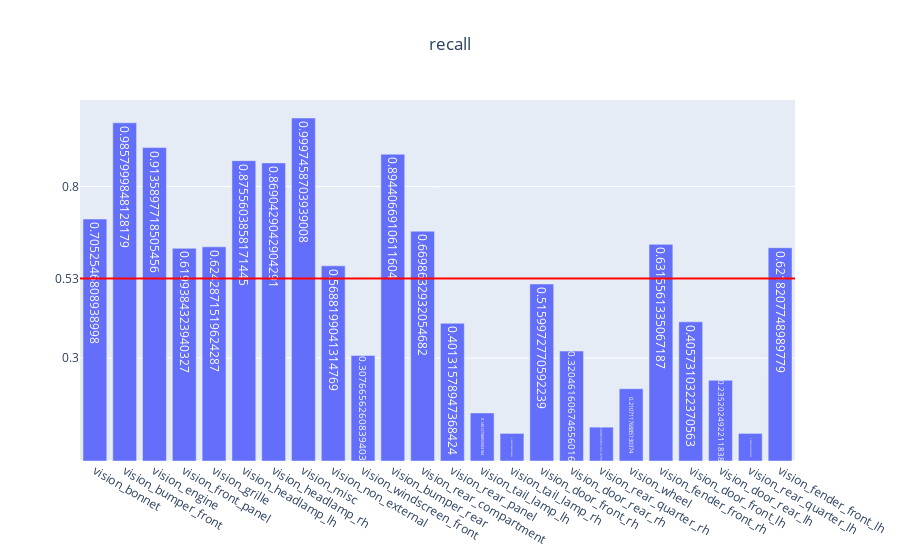

The code cell stored with this chart in its notebook:
### Code cell
genVisMulitlabel(partEvalMetrics, "recall")

### Figure 1 — Plotly figure (JSON) as saved in the notebook; plotly's stock layout.template omitted (floating-point values rounded to 4 significant figures)
{"data": [{"text": [0.7053, 0.9858, 0.9136, 0.6199, 0.6243, 0.8756, 0.869, 0.9997, 0.5688, 0.3077, 0.8944, 0.6699, 0.4013, 0.1401, 0.08042, 0.516, 0.3205, 0.09865, 0.2107, 0.6316, 0.4057, 0.2352, 0.08047, 0.6218], "type": "bar", "x": ["vision_bonnet", "vision_bumper_front", "vision_engine", "vision_front_panel", "vision_grille", "vision_headlamp_lh", "vision_headlamp_rh", "vision_misc", "vision_non_external", "vision_windscreen_front", "vision_bumper_rear", "vision_rear_compartment", "vision_rear_panel", "vision_tail_lamp_lh", "vision_tail_lamp_rh", "vision_door_front_rh", "vision_door_rear_rh", "vision_rear_quarter_rh", "vision_wheel", "vision_fender_front_rh", "vision_door_front_lh", "vision_door_rear_lh", "vision_rear_quarter_lh", "vision_fender_front_lh"], "y": [0.7053, 0.9858, 0.9136, 0.6199, 0.6243, 0.8756, 0.869, 0.9997, 0.5688, 0.3077, 0.8944, 0.6699, 0.4013, 0.1401, 0.08042, 0.516, 0.3205, 0.09865, 0.2107, 0.6316, 0.4057, 0.2352, 0.08047, 0.6218]}], "layout": {"shapes": [{"line": {"color": "red", "width": 2}, "type": "line", "x0": 0, "x1": 1, "xref": "x domain", "y0": 0.5324, "y1": 0.5324, "yref": "y"}], "title": {"text": "recall", "x": 0.5}, "yaxis": {"tickmode": "array", "tickvals": ["0.53", 0.3, 0.8]}}}
